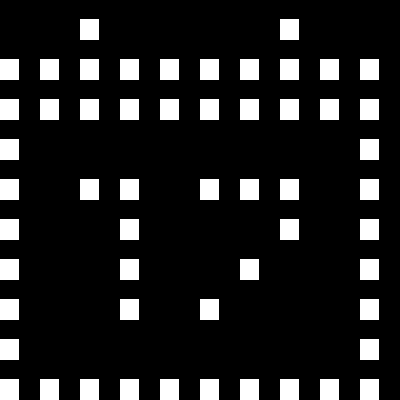

This game map was drawn from its Tiled (.tmx) file and the tilesets committed beside it. A one-line description and the trimmed map source follow:
An orthogonal 10x10 tile map with 40x40 px tiles, 1 tile layer (Layer 1).

<map version="1.0" orientation="orthogonal" width="10" height="10" tilewidth="40" tileheight="40">
 <tileset firstgid="1" name="texture" tilewidth="40" tileheight="40" spacing="4" margin="4">
  <image source="texture.png" />
 </tileset>
 <layer name="Layer 1" width="10" height="10">
  <data>[100 cells, 55 non-empty, 1 distinct tile ids]</data>
 </layer>
</map>
